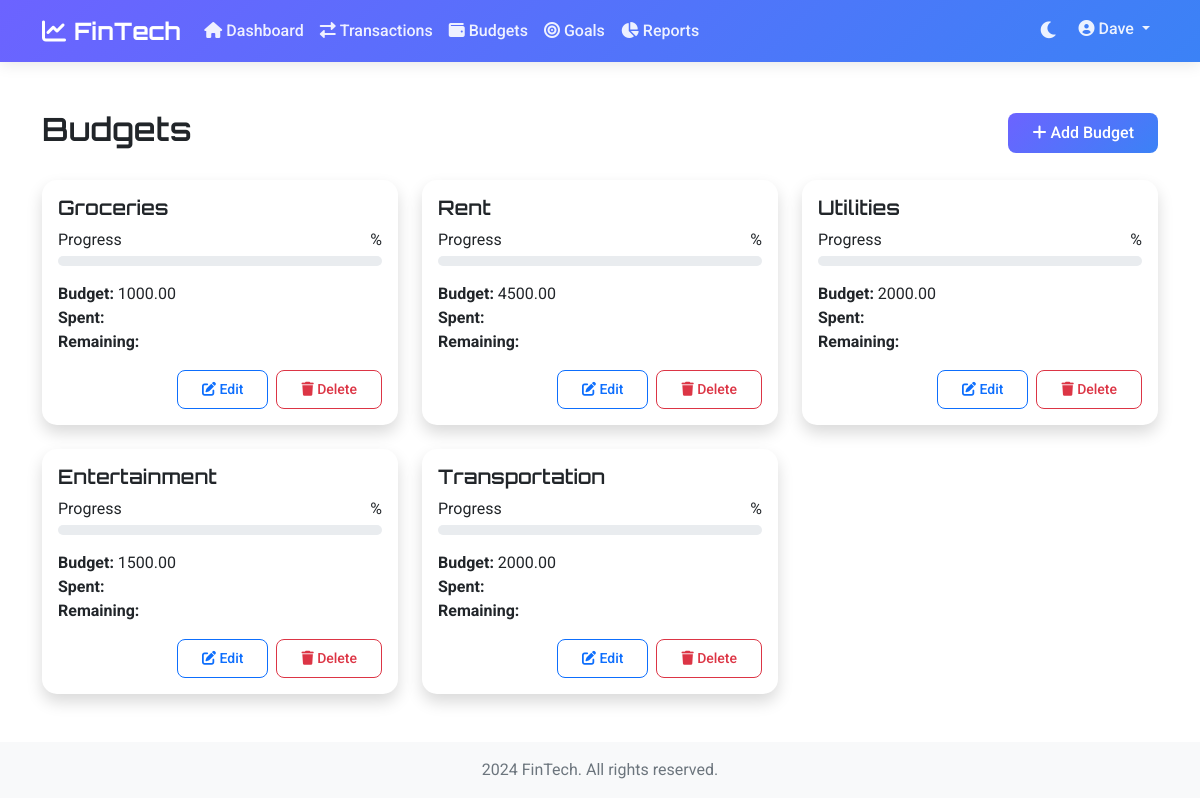
The app's page /budgets/ (signed in) with its own data.
### users/models.py (models this page shows, shortened)
class User(AbstractUser):
    currency = models.CharField(max_length=3, default='USD')
    avatar = models.ImageField(upload_to='avatars/', null=True, blank=True)

### budgets/models.py (models this page shows, shortened)
class Budget(models.Model):
    user = models.ForeignKey(settings.AUTH_USER_MODEL, on_delete=models.CASCADE)
    category = models.ForeignKey(Category, on_delete=models.CASCADE)
    amount = models.DecimalField(max_digits=10, decimal_places=2)
    month = models.DateField()
    created_at = models.DateTimeField(auto_now_add=True)
    updated_at = models.DateTimeField(auto_now=True)
    class Meta:
        unique_together = ['user', 'category', 'month']
        ordering = ['-month']

### transactions/models.py (models this page shows, shortened)
class Category(models.Model):
    name = models.CharField(max_length=100)
    user = models.ForeignKey(settings.AUTH_USER_MODEL, on_delete=models.CASCADE)
    type = models.CharField(max_length=10, choices=[('income', 'Income'), ('expense', 'Expense')])
    color = models.CharField(max_length=7, default='#000000')  # Hex color code
    class Meta:
        verbose_name_plural = 'categories'
        unique_together = ['name', 'user']

### budgets/views.py (the view)
# urls.py: path('', views.budget_list, name='budget_list'),
@login_required
def budget_list(request):
    budgets = Budget.objects.filter(user=request.user).select_related('category')
    return render(request, 'budgets/budget_list.html', {'budgets': budgets})

### templates/budgets/budget_list.html (shortened to what this page needs)
{% extends 'base.html' %}
{% load static %}
{% block content %}
<div class="container mt-4">
    <div class="d-flex justify-content-between align-items-center mb-4">
        <h2>Budgets</h2>
        <a href="{% url 'budget_add' %}" class="btn btn-primary">
            <i class="fas fa-plus"></i> Add Budget
        </a>
    </div>
    <div class="row">
        {% if budgets %}
            {% for budget in budgets %}
            <div class="col-md-4 mb-4">
                <div class="card shadow h-100">
                    <div class="card-body">
                        <h5 class="card-title">{{ budget.category.name }}</h5>
                        <div class="mb-3">
                            <div class="d-flex justify-content-between mb-1">
                                <span>Progress</span>
                                <span>{{ budget.spent_percentage|floatformat:1 }}%</span>
                            </div>
                            <div class="progress">
                            </div>
                        </div>
                        <p class="card-text">
                            <strong>Budget:</strong> {{ budget.amount }}<br>
                            <strong>Spent:</strong> {{ budget.spent_amount }}<br>
                            <strong>Remaining:</strong> {{ budget.remaining_amount }}
                        </p>
                        <div class="d-flex justify-content-end">
                            <a href="{% url 'budget_edit' budget.pk %}" class="btn btn-sm btn-outline-primary me-2">
                                <i class="fas fa-edit"></i> Edit
                            </a>
                            <a href="{% url 'budget_delete' budget.pk %}" class="btn btn-sm btn-outline-danger">
                                <i class="fas fa-trash"></i> Delete
                            </a>
                        </div>
                    </div>
                </div>
            </div>
            {% endfor %}
        {% endif %}
    </div>
</div>
{% endblock %}

### templates/base.html (shortened to what this page needs)
{% load static %}
<!DOCTYPE html>
<html lang="en" data-bs-theme="light">
<head>
    <link rel="stylesheet" href="https://cdnjs.cloudflare.com/ajax/libs/font-awesome/6.0.0/css/all.min.css">
    <link href="https://cdn.jsdelivr.net/npm/bootstrap@5.1.3/dist/css/bootstrap.min.css" rel="stylesheet">
    <link rel="stylesheet" href="{% static 'css/style.css' %}">
</head>
<body>
    <nav class="navbar navbar-expand-lg navbar-dark sticky-top">
        <div class="container">
            <a class="navbar-brand" href="{% url 'dashboard' %}">
                <i class="fas fa-chart-line me-2"></i>FinTech
            </a>
            <div class="collapse navbar-collapse" id="navbarNav">
                {% if user.is_authenticated %}
                <ul class="navbar-nav me-auto">
                    <li class="nav-item">
                        <a class="nav-link" href="{% url 'dashboard' %}">
                            <i class="fas fa-home me-1"></i>Dashboard
                        </a>
                    </li>
                    <li class="nav-item">
                        <a class="nav-link" href="{% url 'transaction_list' %}">
                            <i class="fas fa-exchange-alt me-1"></i>Transactions
                        </a>
                    </li>
                    <li class="nav-item">
                        <a class="nav-link" href="{% url 'budget_list' %}">
                            <i class="fas fa-wallet me-1"></i>Budgets
                        </a>
                    </li>
                    <li class="nav-item">
                        <a class="nav-link" href="{% url 'goal_list' %}">
                            <i class="fas fa-bullseye me-1"></i>Goals
                        </a>
                    </li>
                    <li class="nav-item">
                        <a class="nav-link" href="{% url 'reports' %}">
                            <i class="fas fa-chart-pie me-1"></i>Reports
                        </a>
                    </li>
                </ul>
                <ul class="navbar-nav">
                    <li class="nav-item">
                        <button class="btn nav-link" id="themeToggle">
                            <i class="fas fa-moon me-1"></i>
                        </button>
                    </li>
                    <li class="nav-item dropdown">
                        <a class="nav-link dropdown-toggle" href="#" id="userDropdown" role="button" data-bs-toggle="dropdown">
                            <i class="fas fa-user-circle me-1"></i>{{ user.username }}
                        </a>
                    </li>
                </ul>
                {% endif %}
            </div>
        </div>
    </nav>
    <main class="py-4">
        {% block content %}{% endblock %}
    </main>
    <footer class="footer mt-auto py-3 bg-light">
        <div class="container text-center">
            <span class="text-muted"> 2024 FinTech. All rights reserved.</span>
        </div>
    </footer>
</body>
</html>

### static/css/style.css (style rules this page uses)
:root { --primary-color: #6c63ff; --secondary-color: #4CAF50; --dark-color: #2c3e50; --light-color: #f8f9fa; --gradient: linear-gradient(135deg, #6c63ff 0%, #3b82f6 100%); }
body { font-family: 'Roboto', sans-serif; background: var(--bs-body-bg, #f4f6f9); color: var(--bs-body-color, var(--dark-color)); }
h1, h2, h3, h4, h5, h6 { font-family: 'Orbitron', sans-serif; font-weight: 600; }
.navbar { background: var(--gradient); backdrop-filter: blur(10px); box-shadow: 0 2px 15px rgba(0, 0, 0, 0.1); }
.navbar-brand { font-family: 'Orbitron', sans-serif; font-weight: 700; font-size: 1.5rem; color: white !important; }
.nav-link { font-weight: 500; color: rgba(255, 255, 255, 0.9) !important; transition: all 0.3s ease; }
#themeToggle { background: transparent; border: none; padding: 0.5rem; font-size: 1.2rem; color: rgba(255, 255, 255, 0.9) !important; transition: all 0.3s ease; }
.card { border: none; border-radius: 15px; box-shadow: 0 4px 25px rgba(0, 0, 0, 0.05); transition: all 0.3s ease; background: var(--bs-tertiary-bg, white); overflow: hidden; }
.btn { border-radius: 8px; padding: 0.5rem 1.5rem; font-weight: 500; transition: all 0.3s ease; }
.btn-primary { background: var(--gradient); border: none; }
.progress { height: 10px; border-radius: 5px; background-color: var(--bs-tertiary-bg, #e9ecef); overflow: hidden; }
.footer { background: var(--bs-tertiary-bg, var(--light-color)) !important; }
.text-muted { color: var(--bs-tertiary-color, #6c757d) !important; }

### records on screen
User: username "Dave"
Budget: category.name "Groceries", amount "1000.00"
Budget: category.name "Rent", amount "4500.00"
Budget: category.name "Utilities", amount "2000.00"
Budget: category.name "Entertainment", amount "1500.00"
Budget: category.name "Transportation", amount "2000.00"
